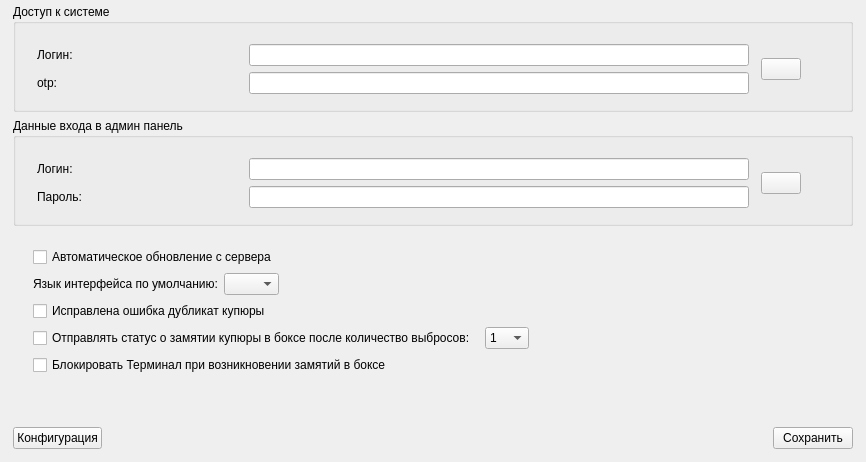
        <widget class="QWidget" name="tab_5">
         <attribute name="icon">
          <iconset resource="../../ekiosk.qrc">
           <normaloff>:/assets/icons/reg_18.png</normaloff>:/assets/icons/reg_18.png</iconset>
         </attribute>
         <attribute name="title">
          <string/>
         </attribute>
         <layout class="QVBoxLayout" name="verticalLayout_50">
          <property name="topMargin">
           <number>2</number>
          </property>
          <item>
           <layout class="QVBoxLayout" name="verticalLayout_30">
            <property name="spacing">
             <number>6</number>
            </property>
            <property name="margin" stdset="0">
             <number>2</number>
            </property>
            <item>
             <widget class="QGroupBox" name="gbxAdminAvtorizationTerminal">
              <property name="title">
               <string>Доступ к системе</string>
              </property>
              <layout class="QVBoxLayout" name="verticalLayout_33">
               <property name="topMargin">
                <number>20</number>
               </property>
               <property name="bottomMargin">
                <number>15</number>
               </property>
               <item>
                <layout class="QGridLayout" name="gridLayout_14">
                 <property name="leftMargin">
                  <number>12</number>
                 </property>
                 <property name="horizontalSpacing">
                  <number>12</number>
                 </property>
                 <item row="0" column="1">
                  <widget class="QLineEdit" name="editAdminLoginTrm">
                   <property name="minimumSize">
                    <size>
                     <width>500</width>
                     <height>0</height>
                    </size>
                   </property>
                  </widget>
                 </item>
                 <item row="0" column="0">
                  <widget class="QLabel" name="lblAdminSetingsInfo2">
                   <property name="minimumSize">
                    <size>
                     <width>200</width>
                     <height>0</height>
                    </size>
                   </property>
                   <property name="text">
                    <string>Логин:</string>
                   </property>
                  </widget>
                 </item>
                 <item row="0" column="3">
                  <spacer name="horizontalSpacer_2">
                   <property name="orientation">
                    <enum>Qt::Horizontal</enum>
                   </property>
                   <property name="sizeHint" stdset="0">
                    <size>
                     <width>40</width>
                     <height>20</height>
                    </size>
                   </property>
                  </spacer>
                 </item>
                 <item row="1" column="0">
                  <widget class="QLabel" name="lblAdminSetingsInfo3">
                   <property name="text">
                    <string>otp:</string>
                   </property>
                  </widget>
                 </item>
                 <item row="0" column="2" rowspan="2">
                  <widget class="QPushButton" name="btnAdminSaveTerminalAccept">
                   <property name="text">
                    <string/>
                   </property>
                   <property name="icon">
                    <iconset resource="../../ekiosk.qrc">
                     <normaloff>:/assets/icons/reg_6.png</normaloff>:/assets/icons/reg_6.png</iconset>
                   </property>
                   <property name="iconSize">
                    <size>
                     <width>64</width>
                     <height>64</height>
                    </size>
                   </property>
                  </widget>
                 </item>
                 <item row="1" column="1">
                  <widget class="QLineEdit" name="editAdminPassTrm">
                   <property name="echoMode">
                    <enum>QLineEdit::Normal</enum>
                   </property>
                  </widget>
                 </item>
                </layout>
               </item>
              </layout>
             </widget>
            </item>
            <item>
             <widget class="QGroupBox" name="gbxAdminAvtorizationToAdmin">
              <property name="title">
               <string>Данные входа в админ панель</string>
              </property>
              <layout class="QVBoxLayout" name="verticalLayout_34">
               <property name="topMargin">
                <number>20</number>
               </property>
               <property name="bottomMargin">
                <number>15</number>
               </property>
               <item>
                <layout class="QGridLayout" name="gridLayout_15" rowstretch="0,0" columnstretch="0,0,0,0" rowminimumheight="0,0">
                 <property name="leftMargin">
                  <number>12</number>
                 </property>
                 <property name="horizontalSpacing">
                  <number>12</number>
                 </property>
                 <item row="0" column="0">
                  <widget class="QLabel" name="lblAdminSetingsInfo5">
                   <property name="enabled">
                    <bool>true</bool>
                   </property>
                   <property name="minimumSize">
                    <size>
                     <width>200</width>
                     <height>0</height>
                    </size>
                   </property>
                   <property name="text">
                    <string>Логин:</string>
                   </property>
                  </widget>
                 </item>
                 <item row="1" column="1">
                  <widget class="QLineEdit" name="editAdminSecretPass">
                   <property name="echoMode">
                    <enum>QLineEdit::Password</enum>
                   </property>
                  </widget>
                 </item>
                 <item row="0" column="1">
                  <widget class="QLineEdit" name="editAdminSecretLogin">
                   <property name="minimumSize">
                    <size>
                     <width>500</width>
                     <height>0</height>
                    </size>
                   </property>
                  </widget>
                 </item>
                 <item row="0" column="2" rowspan="2">
                  <widget class="QPushButton" name="btnAdminSaveTerminaSecret">
                   <property name="text">
                    <string/>
                   </property>
                   <property name="icon">
                    <iconset resource="../../ekiosk.qrc">
                     <normaloff>:/assets/icons/reg_6.png</normaloff>:/assets/icons/reg_6.png</iconset>
                   </property>
                   <property name="iconSize">
                    <size>
                     <width>64</width>
                     <height>64</height>
                    </size>
                   </property>
                  </widget>
                 </item>
                 <item row="1" column="0">
                  <widget class="QLabel" name="lblAdminSetingsInfo6">
                   <property name="minimumSize">
                    <size>
                     <width>92</width>
                     <height>0</height>
                    </size>
                   </property>
                   <property name="text">
                    <string>Пароль:</string>
                   </property>
                  </widget>
                 </item>
                 <item row="0" column="3">
                  <spacer name="horizontalSpacer_3">
                   <property name="orientation">
                    <enum>Qt::Horizontal</enum>
                   </property>
                   <property name="sizeHint" stdset="0">
                    <size>
                     <width>40</width>
                     <height>20</height>
                    </size>
                   </property>
                  </spacer>
                 </item>
                </layout>
               </item>
              </layout>
             </widget>
            </item>
            <item>
             <layout class="QVBoxLayout" name="verticalLayout_36">
              <property name="leftMargin">
               <number>20</number>
              </property>
              <property name="topMargin">
               <number>15</number>
              </property>
              <property name="bottomMargin">
               <number>0</number>
              </property>
              <item>
               <widget class="QCheckBox" name="chbxAdminTornOnAvtoUpdate">
                <property name="text">
                 <string>Автоматическое обновление с сервера</string>
                </property>
                <property name="checkable">
                 <bool>true</bool>
                </property>
                <property name="checked">
                 <bool>false</bool>
                </property>
               </widget>
              </item>
              <item>
               <layout class="QGridLayout" name="gridLayout_16">
                <item row="0" column="0" colspan="2">
                 <layout class="QHBoxLayout" name="horizontalLayout_22">
                  <item>
                   <widget class="QLabel" name="lblAdminLangSelected">
                    <property name="text">
                     <string>Язык интерфейса по умолчанию:</string>
                    </property>
                   </widget>
                  </item>
                  <item>
                   <widget class="QComboBox" name="cbxAdminSelectMainLang">
                    <property name="maximumSize">
                     <size>
                      <width>80</width>
                      <height>16777215</height>
                     </size>
                    </property>
                    <item>
                     <property name="text">
                      <string/>
                     </property>
                    </item>
                    <item>
                     <property name="text">
                      <string>local</string>
                     </property>
                    </item>
                    <item>
                     <property name="text">
                      <string>ru</string>
                     </property>
                    </item>
                    <item>
                     <property name="text">
                      <string>en</string>
                     </property>
                    </item>
                   </widget>
                  </item>
                  <item>
                   <spacer name="horizontalSpacer_5">
                    <property name="orientation">
                     <enum>Qt::Horizontal</enum>
                    </property>
                    <property name="sizeHint" stdset="0">
                     <size>
                      <width>40</width>
                      <height>20</height>
                     </size>
                    </property>
                   </spacer>
                  </item>
                 </layout>
                </item>
               </layout>
              </item>
              <item>
               <widget class="QCheckBox" name="chbxAdminNominalDuplicate">
                <property name="text">
                 <string>Исправлена ошибка дубликат купюры</string>
                </property>
               </widget>
              </item>
              <item>
               <layout class="QHBoxLayout" name="horizontalLayout_23">
                <property name="topMargin">
                 <number>0</number>
                </property>
                <item>
                 <widget class="QCheckBox" name="chbxAdminSendErrorCodValidatorJam">
                  <property name="text">
                   <string>Отправлять статус о замятии купюры в боксе после количество выбросов: </string>
                  </property>
                 </widget>
                </item>
                <item>
                 <widget class="QComboBox" name="cbxAdminSelectCountStatusJam">
                  <item>
                   <property name="text">
                    <string>1</string>
                   </property>
                  </item>
                  <item>
                   <property name="text">
                    <string>2</string>
                   </property>
                  </item>
                  <item>
                   <property name="text">
                    <string>3</string>
                   </property>
                  </item>
                  <item>
                   <property name="text">
                    <string>4</string>
                   </property>
                  </item>
                  <item>
                   <property name="text">
                    <string>5</string>
                   </property>
                  </item>
                  <item>
                   <property name="text">
                    <string>6</string>
                   </property>
                  </item>
                  <item>
                   <property name="text">
                    <string>7</string>
                   </property>
                  </item>
                  <item>
                   <property name="text">
                    <string>8</string>
                   </property>
                  </item>
                  <item>
                   <property name="text">
                    <string>9</string>
                   </property>
                  </item>
                  <item>
                   <property name="text">
                    <string>10</string>
                   </property>
                  </item>
                  <item>
                   <property name="text">
                    <string>12</string>
                   </property>
                  </item>
                  <item>
                   <property name="text">
                    <string>14</string>
                   </property>
                  </item>
                  <item>
                   <property name="text">
                    <string>16</string>
                   </property>
                  </item>
                  <item>
                   <property name="text">
                    <string>18</string>
                   </property>
                  </item>
                  <item>
                   <property name="text">
                    <string>20</string>
                   </property>
                  </item>
                  <item>
                   <property name="text">
                    <string>23</string>
                   </property>
                  </item>
                  <item>
                   <property name="text">
                    <string>26</string>
                   </property>
                  </item>
                  <item>
                   <property name="text">
                    <string>29</string>
                   </property>
                  </item>
                  <item>
                   <property name="text">
                    <string>35</string>
                   </property>
                  </item>
                  <item>
                   <property name="text">
                    <string>40</string>
                   </property>
                  </item>
                  <item>
                   <property name="text">
                    <string>50</string>
                   </property>
                  </item>
                 </widget>
                </item>
                <item>
                 <spacer name="horizontalSpacer_6">
                  <property name="orientation">
                   <enum>Qt::Horizontal</enum>
                  </property>
                  <property name="sizeHint" stdset="0">
                   <size>
                    <width>40</width>
                    <height>20</height>
                   </size>
                  </property>
                 </spacer>
                </item>
               </layout>
              </item>
              <item>
               <widget class="QCheckBox" name="chbxAdminDoLockCodValidatorJam">
                <property name="text">
                 <string>Блокировать Терминал при возникновении замятий в боксе</string>
                </property>
               </widget>
              </item>
             </layout>
            </item>
            <item>
             <spacer name="verticalSpacer_4">
              <property name="orientation">
               <enum>Qt::Vertical</enum>
              </property>
              <property name="sizeHint" stdset="0">
               <size>
                <width>20</width>
                <height>40</height>
               </size>
              </property>
             </spacer>
            </item>
            <item>
             <layout class="QHBoxLayout" name="horizontalLayout_24">
              <property name="topMargin">
               <number>6</number>
              </property>
              <item>
               <widget class="QPushButton" name="btnAdminGetServicesData">
                <property name="text">
                 <string>Конфигурация</string>
                </property>
                <property name="icon">
                 <iconset resource="../../ekiosk.qrc">
                  <normaloff>:/assets/icons/admin_13.png</normaloff>:/assets/icons/admin_13.png</iconset>
                </property>
                <property name="iconSize">
                 <size>
                  <width>64</width>
                  <height>64</height>
                 </size>
                </property>
               </widget>
              </item>
              <item>
               <spacer name="horizontalSpacer_4">
                <property name="orientation">
                 <enum>Qt::Horizontal</enum>
                </property>
                <property name="sizeHint" stdset="0">
                 <size>
                  <width>40</width>
                  <height>20</height>
                 </size>
                </property>
               </spacer>
              </item>
              <item>
               <widget class="QLabel" name="lblAdminServicesDataInfo">
                <property name="minimumSize">
                 <size>
                  <width>20</width>
                  <height>0</height>
                 </size>
                </property>
                <property name="text">
                 <string/>
                </property>
               </widget>
              </item>
              <item>
               <spacer name="horizontalSpacer_10">
                <property name="orientation">
                 <enum>Qt::Horizontal</enum>
                </property>
                <property name="sizeHint" stdset="0">
                 <size>
                  <width>40</width>
                  <height>20</height>
                 </size>
                </property>
               </spacer>
              </item>
              <item>
               <widget class="QPushButton" name="btnAdminSaveTrmSettings2">
                <property name="text">
                 <string>Сохранить</string>
                </property>
                <property name="icon">
                 <iconset resource="../../ekiosk.qrc">
                  <normaloff>:/assets/icons/reg_6.png</normaloff>:/assets/icons/reg_6.png</iconset>
                </property>
                <property name="iconSize">
                 <size>
                  <width>64</width>
                  <height>64</height>
                 </size>
                </property>
               </widget>
              </item>
             </layout>
            </item>
           </layout>
          </item>
         </layout>
        </widget>
